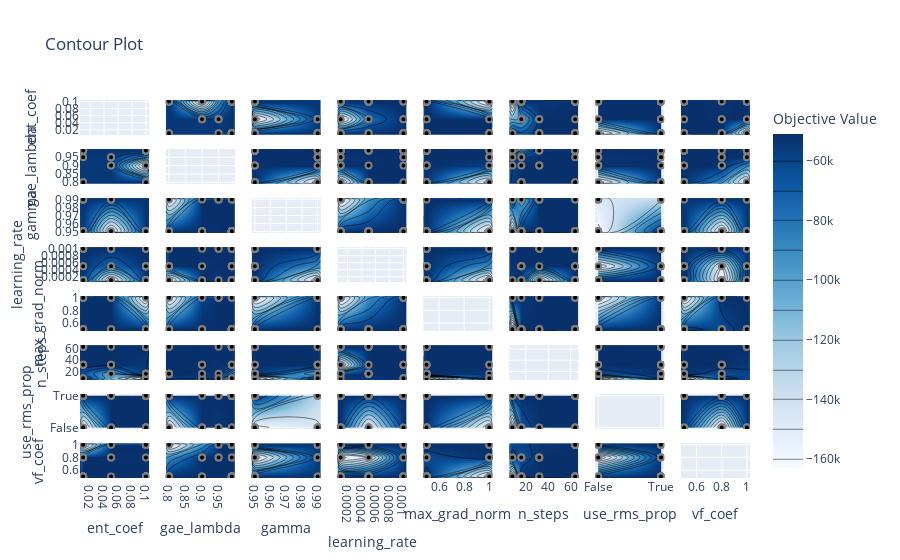

Notebook cell for this chart:
### Markdown cell above
**Contour Plot**

This plot shows the relationship between two hyperparameters and their influence on the objective value.

### Code cell
from optuna.visualization import plot_contour

fig = plot_contour(study)
fig.show()
